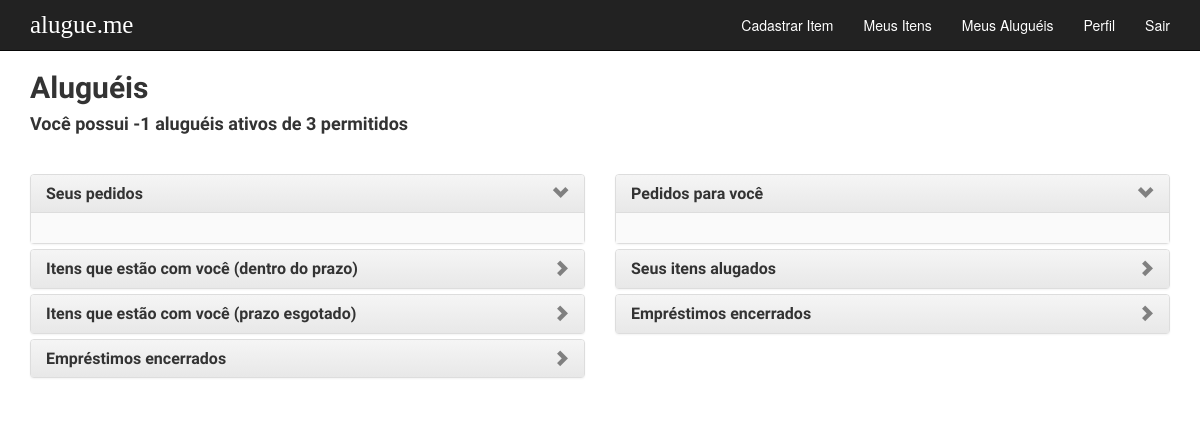
/rents/ (signed in), run on an earlier commit of the app's database.
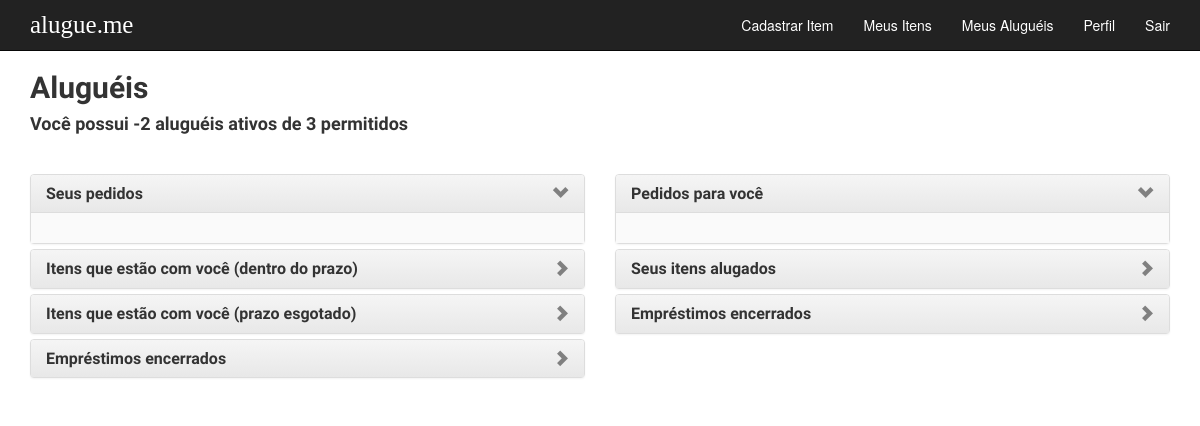
And on a later commit of the database.
### alugueme/models.py (models this page shows)
class Profile(models.Model):
    user = models.OneToOneField(User, on_delete=models.CASCADE)
    first_name = models.CharField(max_length=30, blank=True)
    last_name = models.CharField(max_length=40, blank=True)
    course = models.CharField(max_length=40, blank=True)
    phone_number = models.CharField(max_length=12, blank=True)
    c_max_items = models.PositiveSmallIntegerField(default=10)
    c_max_rents = models.PositiveSmallIntegerField(default=3)
    items = models.PositiveSmallIntegerField(
            validators=[MinValueValidator(0), MaxValueValidator(c_max_items)], default=0)
    rents = models.PositiveSmallIntegerField(
            validators=[MinValueValidator(0), MaxValueValidator(c_max_rents)], default=0)
    can_rent = models.BooleanField(default=True) # flag for rent

### alugueme/views.py (the view)
# urls.py: url(r'^rents/$', views.rents, name='rents'),
@login_required(login_url='login')
def rents(request):
    my_rent_requests = Rent.objects.filter(
        user=get_user(request), status=Rent.PENDING_STATUS)
    my_current_rents = Rent.objects.filter(
        user=get_user(request), status=Rent.CONFIRMED_STATUS)
    my_past_rents = Rent.objects.filter(
        user=get_user(request), status=Rent.ENDED_STATUS)
    my_items_rent_requests = Rent.objects.filter(
        item__owner=get_user(request), status=Rent.PENDING_STATUS)
    my_items_current_rents = Rent.objects.filter(
        item__owner=get_user(request), status=Rent.CONFIRMED_STATUS) | Rent.objects.filter(item__owner=get_user(request), status=Rent.DELAYED_STATUS)
    my_items_past_rents = Rent.objects.filter(
        item__owner=get_user(request), status=Rent.ENDED_STATUS)
    my_delayed_rents = Rent.objects.filter(
        user=get_user(request), status=Rent.DELAYED_STATUS)
    user_profile = Profile.objects.get(user=get_user(request))
    return render(request, 'alugueme/rents.html', {
        'my_rent_requests': my_rent_requests,
        'my_current_rents': my_current_rents,
        'my_past_rents': my_past_rents,
        'my_items_rent_requests': my_items_rent_requests,
        'my_items_current_rents': my_items_current_rents,
        'my_items_past_rents': my_items_past_rents,
        'my_delayed_rents': my_delayed_rents,
        'payment_choices': Rent.PAYMENT_CHOICES,
        'user_profile':user_profile
    })

### alugueme/templates/alugueme/rents.html (shortened to what this page needs)
{% extends 'alugueme/base.html' %}
{% load humanize %}
{% block content %}
  <h2>Aluguéis</h2>
  <h4>Você possui {{ user_profile.rents }} alugu{{ user_profile.rents|pluralize:"el,éis" }} ativo{{ user_profile.rents|pluralize }} de {{ user_profile.c_max_rents }} permitidos</h4>
  <div class="row rents">
    <div class="col-md-6">
      <div class="panel-group" id="accordion">
        <div class="panel panel-default">
          <div class="panel-heading">
            <h4 class="panel-title">
              <a class="accordion-toggle" data-toggle="collapse" href="#collapseOne">
                Seus pedidos
              </a>
            </h4>
          </div>
          <div id="collapseOne" class="panel-collapse collapse in">
            <div class="panel-body">
            </div>
          </div>
        </div>
        <div class="panel panel-default">
      <div class="panel-heading">
        <h4 class="panel-title">
          <a class="accordion-toggle collapsed" data-toggle="collapse" href="#collapseTwo">
            Itens que estão com você (dentro do prazo)
          </a>
        </h4>
      </div>
    </div>
    <div class="panel panel-default">
        <div class="panel-heading">
          <h4 class="panel-title">
            <a class="accordion-toggle collapsed" data-toggle="collapse" href="#collapseSeven">
              Itens que estão com você (prazo esgotado)
            </a>
          </h4>
        </div>
        </div>
    <div class="panel panel-default">
    <div class="panel-heading">
      <h4 class="panel-title">
        <a class="accordion-toggle collapsed" data-toggle="collapse" href="#collapseThree">
          Empréstimos encerrados
        </a>
      </h4>
    </div>
  </div>
</div>
    </div>
    <div class="col-md-6">
      <div class="panel-group" id="accordion">
        <div class="panel panel-default">
          <div class="panel-heading">
            <h4 class="panel-title">
              <a class="accordion-toggle" data-toggle="collapse" href="#collapseFour">
                Pedidos para você
              </a>
            </h4>
          </div>
          <div id="collapseFour" class="panel-collapse collapse in">
            <div class="panel-body">
            </div>
          </div>
        </div>
      <div class="panel panel-default">
        <div class="panel-heading">
          <h4 class="panel-title">
            <a class="accordion-toggle collapsed" data-toggle="collapse" href="#collapseFive">
              Seus itens alugados
            </a>
          </h4>
        </div>
      </div>
      <div class="panel panel-default">
        <div class="panel-heading">
          <h4 class="panel-title">
            <a class="accordion-toggle collapsed" data-toggle="collapse" href="#collapseSix">
              Empréstimos encerrados
            </a>
          </h4>
        </div>
      </div>
    </div>
    </div>
  </div>
{% endblock %}

What changed in the data, as far as the page shows it:
changed Profile "éis": rents "-1" → "-2"
